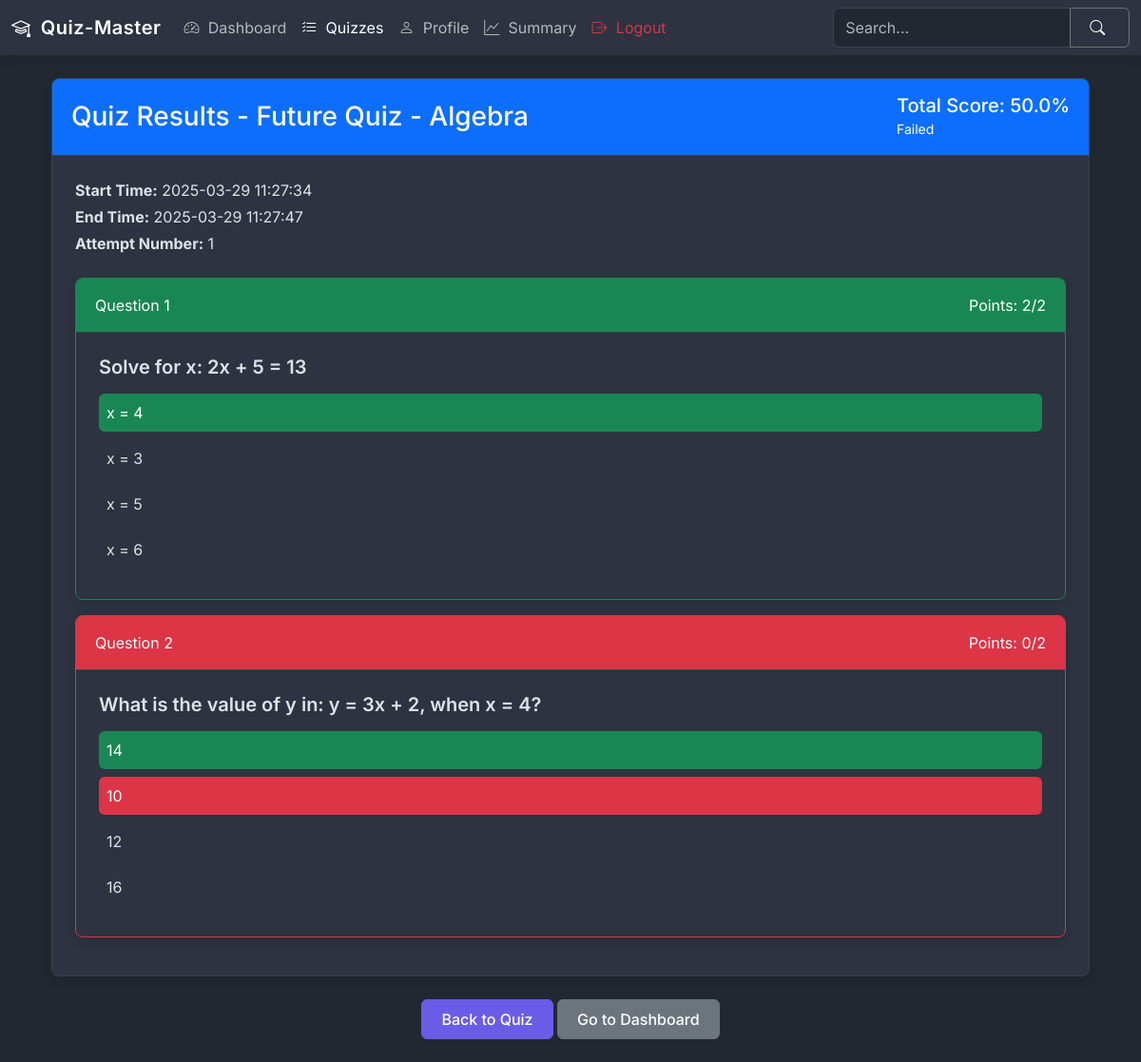
Page /quiz-review/3/21 (signed in) on the committed database.
### models.py (models this page shows)
class Quiz(db.Model):
    id = db.Column(db.Integer, primary_key=True)
    name = db.Column(db.String(100), nullable=False)
    description = db.Column(db.Text)
    start_date = db.Column(db.DateTime(timezone=True), nullable=False)
    end_date = db.Column(db.DateTime(timezone=True))
    time_duration = db.Column(db.Integer, nullable=False)
    passing_score = db.Column(db.Integer, nullable=False)
    max_attempts = db.Column(db.Integer, default=3)
    chapter_id = db.Column(db.Integer, db.ForeignKey('chapter.id'), nullable=False)
    is_active = db.Column(db.Boolean, default=False)
    created_at = db.Column(db.DateTime(timezone=True), default=datetime.now(timezone.utc))
    updated_at = db.Column(db.DateTime(timezone=True), onupdate=datetime.now(timezone.utc))
    questions = db.relationship('Question', backref='quiz', lazy=True)
    attempts = db.relationship('QuizAttempt', backref='quiz', lazy=True)
    scores = db.relationship('Score', backref='quiz', lazy=True)

class Score(db.Model):
    id = db.Column(db.Integer, primary_key=True)
    total_scored = db.Column(db.Integer, nullable=False)
    is_completed = db.Column(db.Boolean, default=False)
    passed = db.Column(db.Boolean)
    start_time = db.Column(db.DateTime(timezone=True), nullable=False, default=datetime.now(timezone.utc))
    end_time = db.Column(db.DateTime(timezone=True))
    attempt_number = db.Column(db.Integer, nullable=False, default=1)
    user_id = db.Column(db.Integer, db.ForeignKey('user.id'), nullable=False, index=True)
    quiz_id = db.Column(db.Integer, db.ForeignKey('quiz.id'), nullable=False, index=True)
    created_at = db.Column(db.DateTime(timezone=True), default=datetime.now(timezone.utc))

class UserResponse(db.Model):
    id = db.Column(db.Integer, primary_key=True)
    quiz_attempt_id = db.Column(db.Integer, db.ForeignKey('quiz_attempt.id'), nullable=False)
    question_id = db.Column(db.Integer, db.ForeignKey('question.id'), nullable=False)
    selected_option_id = db.Column(db.Integer, db.ForeignKey('option.id'), nullable=False)
    is_correct = db.Column(db.Boolean, nullable=False)
    created_at = db.Column(db.DateTime, default=datetime.now(timezone.utc))

class Question(db.Model):
    id = db.Column(db.Integer, primary_key=True)
    statement = db.Column(db.Text, nullable=False)
    points = db.Column(db.Integer, nullable=False, default=1)
    quiz_id = db.Column(db.Integer, db.ForeignKey('quiz.id'), nullable=False, index=True)
    created_at = db.Column(db.DateTime, default=datetime.now(timezone.utc))
    updated_at = db.Column(db.DateTime, default=datetime.now(timezone.utc), onupdate=datetime.now(timezone.utc))
    options = db.relationship('Option', backref='question', lazy=True)
    user_responses = db.relationship('UserResponse', backref='question', lazy=True)

class Option(db.Model):
    id = db.Column(db.Integer, primary_key=True)
    option_text = db.Column(db.Text, nullable=False)
    is_correct = db.Column(db.Boolean, default=False)
    question_id = db.Column(db.Integer, db.ForeignKey('question.id'), nullable=False, index=True)
    created_at = db.Column(db.DateTime, default=datetime.now(timezone.utc))
    user_responses = db.relationship('UserResponse', backref='selected_option', lazy=True)

### routes/user_routes.py (the view)
@app.route('/quiz-review/<int:quiz_id>/<int:score_id>')
@login_required
def quiz_review(quiz_id, score_id):
    user_id = session.get('user_id')
    quiz = Quiz.query.get_or_404(quiz_id)
    score = Score.query.get_or_404(score_id)
    if score.user_id != user_id:
        flash('You are not authorized to view these results.', 'error')
        return redirect(url_for('dashboard'))
    attempt = QuizAttempt.query.filter_by(
        user_id=user_id,
        quiz_id=quiz_id,
        attempt_number=score.attempt_number
    ).first_or_404()
    user_responses = UserResponse.query\
        .filter_by(quiz_attempt_id=attempt.id)\
        .join(Question)\
        .all()
    for response in user_responses:
        response.question.options = Option.query.filter_by(question_id=response.question_id).all()
    return render_template('user/user_quiz_review.html',
                         quiz=quiz,
                         score=score,
                         user_responses=user_responses)

### utils.py (called while the page is built)
def login_required(f):
    @wraps(f)
    def decorated_function(*args, **kwargs):
        if 'user_id' not in session:
            flash('Please login first!', 'danger')
            return redirect(url_for('login'))
        return f(*args, **kwargs)
    return decorated_function

### templates/user/user_quiz_review.html (shortened to what this page needs)
{% extends "base.html" %}
{% set active_dashboard = false %}
{% set active_subjects = false %}
{% set active_quizzes = true %}
{% set active_users = false %}
{% set active_login = false %}
{% set active_signup = false %}
{% set active_profile = false %}
{% block content %}
<div class="container mt-4">
    <div class="card mb-4">
        <div class="card-header bg-primary text-white d-flex justify-content-between align-items-center">
            <h3 class="mb-0">Quiz Results - {{ quiz.name }}</h3>
            <div>
                <h5 class="mb-0">Total Score: {{ "%.1f"|format(score.total_scored) }}%</h5>
                <small class="text-white">{{ "Passed" if score.passed else "Failed" }}</small>
            </div>
        </div>
        <div class="card-body">
            <div class="row mb-3">
                <div class="col">
                    <p class="mb-1"><strong>Start Time:</strong> {{ score.start_time.strftime('%Y-%m-%d %H:%M:%S') }}</p>
                    <p class="mb-1"><strong>End Time:</strong> {{ score.end_time.strftime('%Y-%m-%d %H:%M:%S') }}</p>
                    <p class="mb-0"><strong>Attempt Number:</strong> {{ score.attempt_number }}</p>
                </div>
            </div>
            <div class="questions-review mt-4">
                {% for response in user_responses %}
                <div class="card mb-3 {% if response.is_correct %}border-success{% else %}border-danger{% endif %}">
                    <div class="card-header {% if response.is_correct %}bg-success{% else %}bg-danger{% endif %} text-white d-flex justify-content-between">
                        <span>Question {{ loop.index }}</span>
                        <span>Points: {% if response.is_correct %}{{ response.question.points }}{% else %}0{% endif %}/{{ response.question.points }}</span>
                    </div>
                    <div class="card-body">
                        <h5 class="card-title">{{ response.question.statement }}</h5>
                        <div class="options mt-3">
                            {% for option in response.question.options %}
                            <div class="option mb-2 p-2 rounded
                                {% if option.id == response.selected_option_id %}
                                    {% if response.is_correct %}
                                        bg-success text-white
                                    {% else %}
                                        bg-danger text-white
                                    {% endif %}
                                {% elif option.is_correct %}
                                    bg-success text-white
                                {% endif %}">
                                {{ option.option_text }}
                            </div>
                            {% endfor %}
                        </div>
                    </div>
                </div>
                {% endfor %}
            </div>
        </div>
    </div>
    <div class="text-center mb-4">
        <a href="{{ url_for('view_quiz', quiz_id=quiz.id) }}" class="btn btn-primary">Back to Quiz</a>
        <a href="{{ url_for('dashboard') }}" class="btn btn-secondary">Go to Dashboard</a>
    </div>
</div>
{% endblock %}

### static/css/style.css (style rules this page uses)
:root { --primary-color: #6b5ce7; --primary-light: rgba(107, 92, 231, 0.1); --secondary-color: #00d9bf; --secondary-light: rgba(0, 217, 191, 0.1); --danger-color: #ff6b6b; --danger-light: rgba(255, 107, 107, 0.1); --success-color: #2ecc71; --success-light: rgba(46, 204, 113, 0.1); --dark-bg: #222831; --card-bg: #2d3340; --card-header-bg: #353e50; --text-primary: #f8f9fa; --text-secondary: #b4b6bc; --text-muted: #999aa2; --border-color: #3a4151; }
body { font-family: 'Inter', 'Segoe UI', Roboto, Oxygen, Ubuntu, Cantarell, 'Open Sans', 'Helvetica Neue', sans-serif; background-color: var(--dark-bg); color: var(--text-primary); }
.card { background-color: var(--card-bg); border: 1px solid var(--border-color); box-shadow: 0 4px 12px rgba(0, 0, 0, 0.1); transition: transform 0.2s, box-shadow 0.2s; border-radius: 8px; overflow: hidden; }
.card-header { background-color: var(--card-header-bg); border-bottom: 1px solid var(--border-color); padding: 1rem 1.25rem; }
.card-body { padding: 1.5rem; }
.card-title { font-weight: 600; margin-bottom: 1rem; }
.btn { border-radius: 6px; font-weight: 500; padding: 0.5rem 1.25rem; transition: all 0.2s; }
.btn-primary { background-color: var(--primary-color); border-color: var(--primary-color); }

### rows in the picture
Quiz: name "Future Quiz - Algebra"
Score: total_scored "50.0", passed "Failed", start_time "2025-03-29 11:27:34", end_time "2025-03-29 11:27:47", attempt_number "1"
UserResponse: question.points "2", question.statement "Solve for x: 2x + 5 = 13"
Option: option_text "x = 4"
Option: option_text "x = 3"
Option: option_text "x = 5"
Option: option_text "x = 6"
UserResponse: is_correct "0", question.points "2", question.statement "What is the value of y in: y = 3x + 2, when x = 4?"
Option: option_text "14"
Option: option_text "10"
Option: option_text "12"
Option: option_text "16"
